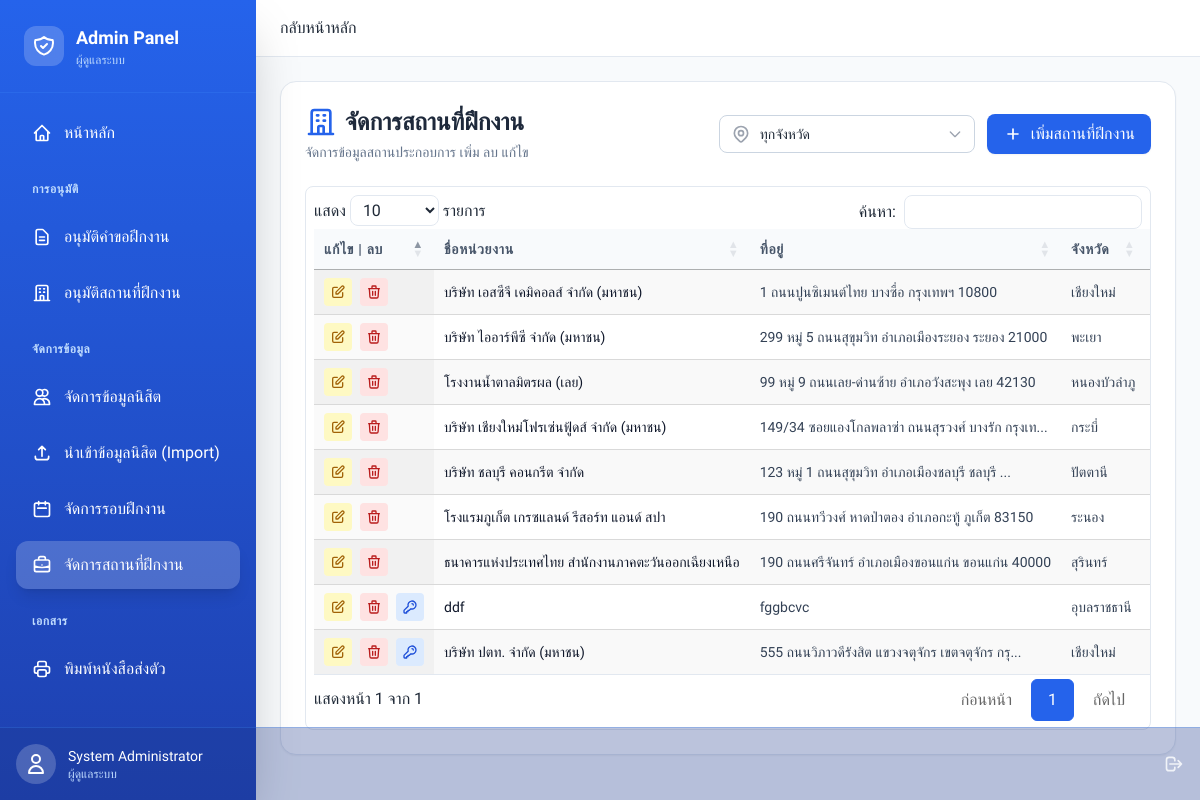
The page /index.php?page=admin&action=all_companies (signed in) on the database its author committed.
### tables this page shows
CREATE TABLE `companies` (
  `id` int(11) NOT NULL,
  `name` varchar(150) NOT NULL,
  `address` text DEFAULT NULL,
  `province` varchar(100) DEFAULT NULL,
  `contact_person` varchar(100) DEFAULT NULL,
  `phone` varchar(20) DEFAULT NULL,
  `email` varchar(100) DEFAULT NULL,
  `description` text DEFAULT NULL,
  `status` enum('pending','approved','rejected') DEFAULT 'pending',
  `created_by` int(11) DEFAULT NULL,
  `created_at` timestamp NOT NULL DEFAULT current_timestamp(),
  `employer_user_id` int(11) DEFAULT NULL,
  `user_id` int(11) DEFAULT NULL
);

CREATE TABLE `provinces` (
  `id` int(11) NOT NULL,
  `name_th` varchar(100) DEFAULT NULL,
  `region_id` int(11) DEFAULT NULL
);

### src/Admin/all_companies.php (the view, shortened to what this page needs)
<?php
$sql = "SELECT c.*, p.name_th as province_name, u.username as employer_username
        FROM companies c
        LEFT JOIN provinces p ON c.province = p.id
        LEFT JOIN users u ON c.user_id = u.id
        ORDER BY c.created_at DESC";
try {
    $stmt = $pdo->prepare($sql);
    $stmt->execute();
    $companies = $stmt->fetchAll();
} catch (PDOException $e) {
    $sql = "SELECT * FROM companies ORDER BY created_at DESC";
    $stmt = $pdo->prepare($sql);
    $stmt->execute();
    $companies = $stmt->fetchAll();
}
?>
<link rel="stylesheet" href="https://cdn.datatables.net/1.13.7/css/jquery.dataTables.min.css">
<link rel="stylesheet" href="https://cdn.datatables.net/responsive/2.5.0/css/responsive.dataTables.min.css">
<div class="bg-white rounded-2xl shadow-sm border border-slate-200 p-6">
    <div class="flex flex-col md:flex-row justify-between items-center mb-6 gap-4">
        <div>
            <h2 class="text-2xl font-bold text-slate-800 flex items-center gap-2">
                <svg class="w-8 h-8 text-blue-600" fill="none" stroke="currentColor" viewBox="0 0 24 24">
                    <path stroke-linecap="round" stroke-linejoin="round" stroke-width="2" d="M19 21V5a2 2 0 00-2-2H7a2 2 0 00-2 2v16m14 0h2m-2 0h-5m-9 0H3m2 0h5M9 7h1m-1 4h1m4-4h1m-1 4h1m-5 10v-5a1 1 0 011-1h2a1 1 0 011 1v5m-4 0h4"></path>
                </svg>
                จัดการสถานที่ฝึกงาน
            </h2>
            <p class="text-slate-500 text-sm mt-1">จัดการข้อมูลสถานประกอบการ เพิ่ม ลบ แก้ไข</p>
        </div>
        <div class="flex flex-col sm:flex-row gap-3 w-full md:w-auto items-center">
            <div class="relative w-full sm:w-64">
                <div class="absolute inset-y-0 left-0 pl-3 flex items-center pointer-events-none">
                </div>
                <select id="provinceFilter" class="block w-full pl-10 pr-4 py-2 border border-slate-300 rounded-lg focus:ring-2 focus:ring-blue-500 focus:border-transparent appearance-none bg-white text-sm">
                    <option value="">ทุกจังหวัด</option>
                </select>
                <div class="absolute inset-y-0 right-0 pr-3 flex items-center pointer-events-none">
                </div>
            </div>
            <button onclick="openModal('add')" class="w-full sm:w-auto bg-blue-600 hover:bg-blue-700 text-white px-4 py-2 rounded-lg flex items-center justify-center gap-2 transition-colors shadow-sm">
                <svg class="w-5 h-5" fill="none" stroke="currentColor" viewBox="0 0 24 24">
                    <path stroke-linecap="round" stroke-linejoin="round" stroke-width="2" d="M12 6v6m0 0v6m0-6h6m-6 0H6"></path>
                </svg>
                เพิ่มสถานที่ฝึกงาน
            </button>
        </div>
    </div>
    <div class="overflow-x-auto rounded-lg border border-slate-200 p-2">
        <table id="companiesTable" class="w-full text-left border-collapse display responsive nowrap" style="width:100%">
            <thead>
                <tr class="bg-slate-50 text-slate-600 text-sm uppercase tracking-wider">
                    <th class="p-4 font-semibold border-b border-slate-200">แก้ไข | ลบ</th>
                    <th class="p-4 font-semibold border-b border-slate-200">ชื่อหน่วยงาน</th>
                    <th class="p-4 font-semibold border-b border-slate-200">ที่อยู่</th>
                    <th class="p-4 font-semibold border-b border-slate-200">จังหวัด</th>
                    <th class="p-4 font-semibold border-b border-slate-200">บัญชีผู้ใช้</th>
                </tr>
            </thead>
            <tbody class="text-slate-700 text-sm divide-y divide-slate-100">
                <?php foreach ($companies as $row): ?>
                    <tr class="hover:bg-slate-50 transition-colors">
                        <td class="p-4 flex gap-2">
                            <button onclick='openModal("edit", <?= json_encode($row) ?>)' class="p-1.5 bg-yellow-100 text-yellow-700 rounded hover:bg-yellow-200 transition-colors" title="แก้ไข">
                                <svg class="w-4 h-4" fill="none" stroke="currentColor" viewBox="0 0 24 24">
                                    <path stroke-linecap="round" stroke-linejoin="round" stroke-width="2" d="M11 5H6a2 2 0 00-2 2v11a2 2 0 002 2h11a2 2 0 002-2v-5m-1.414-9.414a2 2 0 112.828 2.828L11.828 15H9v-2.828l8.586-8.586z"></path>
                                </svg>
                            </button>
                            <button onclick="confirmDelete(<?= $row['id'] ?>, '<?= htmlspecialchars($row['name']) ?>')" class="p-1.5 bg-red-100 text-red-700 rounded hover:bg-red-200 transition-colors" title="ลบ">
                                <svg class="w-4 h-4" fill="none" stroke="currentColor" viewBox="0 0 24 24">
                                    <path stroke-linecap="round" stroke-linejoin="round" stroke-width="2" d="M19 7l-.867 12.142A2 2 0 0116.138 21H7.862a2 2 0 01-1.995-1.858L5 7m5 4v6m4-6v6m1-10V4a1 1 0 00-1-1h-4a1 1 0 00-1 1v3M4 7h16"></path>
                                </svg>
                            </button>
                            <?php if (!empty($row['employer_username'])): ?>
                                <button onclick="resetPassword(<?= $row['id'] ?>, '<?= htmlspecialchars($row['name']) ?>')" class="p-1.5 bg-blue-100 text-blue-700 rounded hover:bg-blue-200 transition-colors" title="รีเซ็ตรหัสผ่าน">
                                    <svg class="w-4 h-4" fill="none" stroke="currentColor" viewBox="0 0 24 24">
                                        <path stroke-linecap="round" stroke-linejoin="round" stroke-width="2" d="M15 7a2 2 0 012 2m4 0a6 6 0 01-7.743 5.743L11 17H9v2H7v2H4a1 1 0 01-1-1v-2.586a1 1 0 01.293-.707l5.964-5.964A6 6 0 1121 9z"></path>
                                    </svg>
                                </button>
                            <?php endif; ?>
                        </td>
                        <td class="p-4 font-medium text-slate-900"><?= htmlspecialchars($row['name']) ?></td>
                        <td class="p-4"><?= htmlspecialchars(mb_strimwidth($row['address'], 0, 50, "...")) ?></td>
                        <td class="p-4"><?= htmlspecialchars($row['province_name'] ?? $row['province']) ?></td>
                        <td class="p-4">
                        </td>
                    </tr>
                <?php endforeach; ?>
            </tbody>
        </table>
    </div>
</div>

### index.php (style rules this page uses)
body { font-family: 'Sarabun', sans-serif; }

### templates/admin_layout.php (style rules this page uses)
body { font-family: 'Sarabun', sans-serif; }

### src/Admin/all_companies.php (style rules this page uses)
table.dataTable.no-footer { border-bottom: 1px solid #e2e8f0; }

### rows shown on the page
companies: name "ddf", address "fggbcvc", provinces.name_th "อุบลราชธานี"
companies: name "บริษัท ปตท. จำกัด (มหาชน)", address "555 ถนนวิภาวดีรังสิต แขวงจตุจักร เขตจตุจักร กรุ...", provinces.name_th "เชียงใหม่"
companies: name "บริษัท เอสซีจี เคมิคอลส์ จำกัด (มหาชน)", address "1 ถนนปูนซิเมนต์ไทย บางซื่อ กรุงเทพฯ 10800", provinces.name_th "เชียงใหม่"
companies: name "บริษัท ไออาร์พีซี จำกัด (มหาชน)", address "299 หมู่ 5 ถนนสุขุมวิท อำเภอเมืองระยอง ระยอง 21000", provinces.name_th "พะเยา"
companies: name "โรงงานน้ำตาลมิตรผล (เลย)", address "99 หมู่ 9 ถนนเลย-ด่านซ้าย อำเภอวังสะพุง เลย 42130", provinces.name_th "หนองบัวลำภู"
companies: name "บริษัท เชียงใหม่โฟรเซ่นฟู้ดส์ จำกัด (มหาชน)", address "149/34 ซอยแองโกลพลาซ่า ถนนสุรวงศ์ บางรัก กรุงเท...", provinces.name_th "กระบี่"
companies: name "บริษัท ชลบุรี คอนกรีต จำกัด", address "123 หมู่ 1 ถนนสุขุมวิท อำเภอเมืองชลบุรี ชลบุรี ...", provinces.name_th "ปัตตานี"
companies: name "โรงแรมภูเก็ต เกรซแลนด์ รีสอร์ท แอนด์ สปา", address "190 ถนนทวีวงศ์ หาดป่าตอง อำเภอกะทู้ ภูเก็ต 83150", provinces.name_th "ระนอง"
companies: name "ธนาคารแห่งประเทศไทย สำนักงานภาคตะวันออกเฉียงเหนือ", address "190 ถนนศรีจันทร์ อำเภอเมืองขอนแก่น ขอนแก่น 40000", provinces.name_th "สุรินทร์"

### other values the page prints
$_SESSION['user']['full_name'] "System Administrator"
